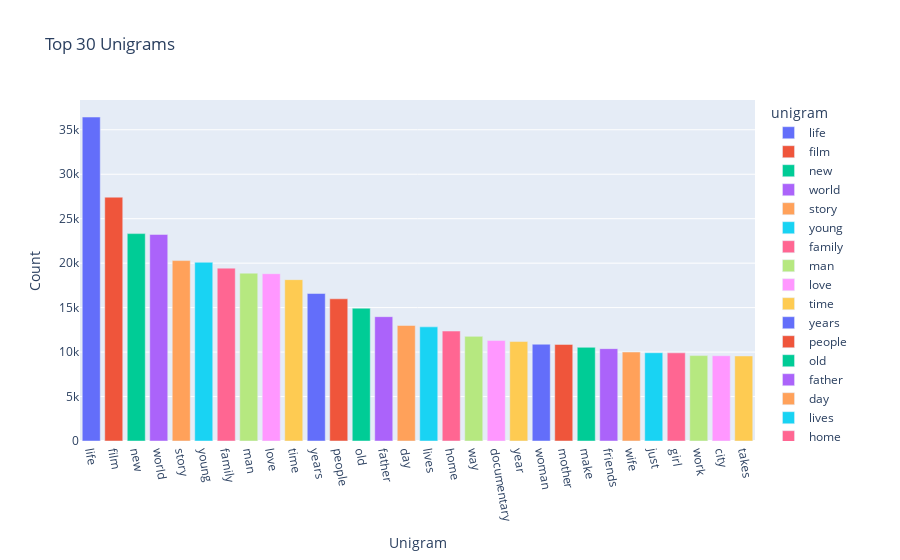

Notebook cell for this chart:
### Code cell
df1 = pd.DataFrame(top_30_unigrams, columns = ['unigram' , 'count'])
fig = px.bar(df1, x='unigram', y='count', title='Top 30 Unigrams', color='unigram')
fig.update_layout(xaxis_title='Unigram', yaxis_title='Count')
fig.update_xaxes(tickangle=80)

fig.show()

### Figure 1 — Plotly figure (JSON) as saved in the notebook; plotly's stock layout.template omitted (floating-point values rounded to 4 significant figures)
{"data": [{"alignmentgroup": "True", "hovertemplate": "unigram=%{x}<br>count=%{y}<extra></extra>", "legendgroup": "life", "marker": {"color": "#636efa", "pattern": {"shape": ""}}, "name": "life", "offsetgroup": "life", "orientation": "v", "showlegend": true, "textposition": "auto", "type": "bar", "x": ["life"], "xaxis": "x", "y": [36432], "yaxis": "y"}, {"alignmentgroup": "True", "hovertemplate": "unigram=%{x}<br>count=%{y}<extra></extra>", "legendgroup": "film", "marker": {"color": "#EF553B", "pattern": {"shape": ""}}, "name": "film", "offsetgroup": "film", "orientation": "v", "showlegend": true, "textposition": "auto", "type": "bar", "x": ["film"], "xaxis": "x", "y": [27420], "yaxis": "y"}, {"alignmentgroup": "True", "hovertemplate": "unigram=%{x}<br>count=%{y}<extra></extra>", "legendgroup": "new", "marker": {"color": "#00cc96", "pattern": {"shape": ""}}, "name": "new", "offsetgroup": "new", "orientation": "v", "showlegend": true, "textposition": "auto", "type": "bar", "x": ["new"], "xaxis": "x", "y": [23323], "yaxis": "y"}, {"alignmentgroup": "True", "hovertemplate": "unigram=%{x}<br>count=%{y}<extra></extra>", "legendgroup": "world", "marker": {"color": "#ab63fa", "pattern": {"shape": ""}}, "name": "world", "offsetgroup": "world", "orientation": "v", "showlegend": true, "textposition": "auto", "type": "bar", "x": ["world"], "xaxis": "x", "y": [23231], "yaxis": "y"}, {"alignmentgroup": "True", "hovertemplate": "unigram=%{x}<br>count=%{y}<extra></extra>", "legendgroup": "story", "marker": {"color": "#FFA15A", "pattern": {"shape": ""}}, "name": "story", "offsetgroup": "story", "orientation": "v", "showlegend": true, "textposition": "auto", "type": "bar", "x": ["story"], "xaxis": "x", "y": [20289], "yaxis": "y"}, {"alignmentgroup": "True", "hovertemplate": "unigram=%{x}<br>count=%{y}<extra></extra>", "legendgroup": "young", "marker": {"color": "#19d3f3", "pattern": {"shape": ""}}, "name": "young", "offsetgroup": "young", "orientation": "v", "showlegend": true, "textposition": "auto", "type": "bar", "x": ["young"], "xaxis": "x", "y": [20099], "yaxis": "y"}, {"alignmentgroup": "True", "hovertemplate": "unigram=%{x}<br>count=%{y}<extra></extra>", "legendgroup": "family", "marker": {"color": "#FF6692", "pattern": {"shape": ""}}, "name": "family", "offsetgroup": "family", "orientation": "v", "showlegend": true, "textposition": "auto", "type": "bar", "x": ["family"], "xaxis": "x", "y": [19441], "yaxis": "y"}, {"alignmentgroup": "True", "hovertemplate": "unigram=%{x}<br>count=%{y}<extra></extra>", "legendgroup": "man", "marker": {"color": "#B6E880", "pattern": {"shape": ""}}, "name": "man", "offsetgroup": "man", "orientation": "v", "showlegend": true, "textposition": "auto", "type": "bar", "x": ["man"], "xaxis": "x", "y": [18877], "yaxis": "y"}, {"alignmentgroup": "True", "hovertemplate": "unigram=%{x}<br>count=%{y}<extra></extra>", "legendgroup": "love", "marker": {"color": "#FF97FF", "pattern": {"shape": ""}}, "name": "love", "offsetgroup": "love", "orientation": "v", "showlegend": true, "textposition": "auto", "type": "bar", "x": ["love"], "xaxis": "x", "y": [18813], "yaxis": "y"}, {"alignmentgroup": "True", "hovertemplate": "unigram=%{x}<br>count=%{y}<extra></extra>", "legendgroup": "time", "marker": {"color": "#FECB52", "pattern": {"shape": ""}}, "name": "time", "offsetgroup": "time", "orientation": "v", "showlegend": true, "textposition": "auto", "type": "bar", "x": ["time"], "xaxis": "x", "y": [18146], "yaxis": "y"}, {"alignmentgroup": "True", "hovertemplate": "unigram=%{x}<br>count=%{y}<extra></extra>", "legendgroup": "years", "marker": {"color": "#636efa", "pattern": {"shape": ""}}, "name": "years", "offsetgroup": "years", "orientation": "v", "showlegend": true, "textposition": "auto", "type": "bar", "x": ["years"], "xaxis": "x", "y": [16585], "yaxis": "y"}, {"alignmentgroup": "True", "hovertemplate": "unigram=%{x}<br>count=%{y}<extra></extra>", "legendgroup": "people", "marker": {"color": "#EF553B", "pattern": {"shape": ""}}, "name": "people", "offsetgroup": "people", "orientation": "v", "showlegend": true, "textposition": "auto", "type": "bar", "x": ["people"], "xaxis": "x", "y": [15991], "yaxis": "y"}, {"alignmentgroup": "True", "hovertemplate": "unigram=%{x}<br>count=%{y}<extra></extra>", "legendgroup": "old", "marker": {"color": "#00cc96", "pattern": {"shape": ""}}, "name": "old", "offsetgroup": "old", "orientation": "v", "showlegend": true, "textposition": "auto", "type": "bar", "x": ["old"], "xaxis": "x", "y": [14933], "yaxis": "y"}, {"alignmentgroup": "True", "hovertemplate": "unigram=%{x}<br>count=%{y}<extra></extra>", "legendgroup": "father", "marker": {"color": "#ab63fa", "pattern": {"shape": ""}}, "name": "father", "offsetgroup": "father", "orientation": "v", "showlegend": true, "textposition": "auto", "type": "bar", "x": ["father"], "xaxis": "x", "y": [13981], "yaxis": "y"}, {"alignmentgroup": "True", "hovertemplate": "unigram=%{x}<br>count=%{y}<extra></extra>", "legendgroup": "day", "marker": {"color": "#FFA15A", "pattern": {"shape": ""}}, "name": "day", "offsetgroup": "day", "orientation": "v", "showlegend": true, "textposition": "auto", "type": "bar", "x": ["day"], "xaxis": "x", "y": [12993], "yaxis": "y"}, {"alignmentgroup": "True", "hovertemplate": "unigram=%{x}<br>count=%{y}<extra></extra>", "legendgroup": "lives", "marker": {"color": "#19d3f3", "pattern": {"shape": ""}}, "name": "lives", "offsetgroup": "lives", "orientation": "v", "showlegend": true, "textposition": "auto", "type": "bar", "x": ["lives"], "xaxis": "x", "y": [12837], "yaxis": "y"}, {"alignmentgroup": "True", "hovertemplate": "unigram=%{x}<br>count=%{y}<extra></extra>", "legendgroup": "home", "marker": {"color": "#FF6692", "pattern": {"shape": ""}}, "name": "home", "offsetgroup": "home", "orientation": "v", "showlegend": true, "textposition": "auto", "type": "bar", "x": ["home"], "xaxis": "x", "y": [12365], "yaxis": "y"}, {"alignmentgroup": "True", "hovertemplate": "unigram=%{x}<br>count=%{y}<extra></extra>", "legendgroup": "way", "marker": {"color": "#B6E880", "pattern": {"shape": ""}}, "name": "way", "offsetgroup": "way", "orientation": "v", "showlegend": true, "textposition": "auto", "type": "bar", "x": ["way"], "xaxis": "x", "y": [11767], "yaxis": "y"}, {"alignmentgroup": "True", "hovertemplate": "unigram=%{x}<br>count=%{y}<extra></extra>", "legendgroup": "documentary", "marker": {"color": "#FF97FF", "pattern": {"shape": ""}}, "name": "documentary", "offsetgroup": "documentary", "orientation": "v", "showlegend": true, "textposition": "auto", "type": "bar", "x": ["documentary"], "xaxis": "x", "y": [11294], "yaxis": "y"}, {"alignmentgroup": "True", "hovertemplate": "unigram=%{x}<br>count=%{y}<extra></extra>", "legendgroup": "year", "marker": {"color": "#FECB52", "pattern": {"shape": ""}}, "name": "year", "offsetgroup": "year", "orientation": "v", "showlegend": true, "textposition": "auto", "type": "bar", "x": ["year"], "xaxis": "x", "y": [11184], "yaxis": "y"}, {"alignmentgroup": "True", "hovertemplate": "unigram=%{x}<br>count=%{y}<extra></extra>", "legendgroup": "woman", "marker": {"color": "#636efa", "pattern": {"shape": ""}}, "name": "woman", "offsetgroup": "woman", "orientation": "v", "showlegend": true, "textposition": "auto", "type": "bar", "x": ["woman"], "xaxis": "x", "y": [10884], "yaxis": "y"}, {"alignmentgroup": "True", "hovertemplate": "unigram=%{x}<br>count=%{y}<extra></extra>", "legendgroup": "mother", "marker": {"color": "#EF553B", "pattern": {"shape": ""}}, "name": "mother", "offsetgroup": "mother", "orientation": "v", "showlegend": true, "textposition": "auto", "type": "bar", "x": ["mother"], "xaxis": "x", "y": [10863], "yaxis": "y"}, {"alignmentgroup": "True", "hovertemplate": "unigram=%{x}<br>count=%{y}<extra></extra>", "legendgroup": "make", "marker": {"color": "#00cc96", "pattern": {"shape": ""}}, "name": "make", "offsetgroup": "make", "orientation": "v", "showlegend": true, "textposition": "auto", "type": "bar", "x": ["make"], "xaxis": "x", "y": [10535], "yaxis": "y"}, {"alignmentgroup": "True", "hovertemplate": "unigram=%{x}<br>count=%{y}<extra></extra>", "legendgroup": "friends", "marker": {"color": "#ab63fa", "pattern": {"shape": ""}}, "name": "friends", "offsetgroup": "friends", "orientation": "v", "showlegend": true, "textposition": "auto", "type": "bar", "x": ["friends"], "xaxis": "x", "y": [10388], "yaxis": "y"}, {"alignmentgroup": "True", "hovertemplate": "unigram=%{x}<br>count=%{y}<extra></extra>", "legendgroup": "wife", "marker": {"color": "#FFA15A", "pattern": {"shape": ""}}, "name": "wife", "offsetgroup": "wife", "orientation": "v", "showlegend": true, "textposition": "auto", "type": "bar", "x": ["wife"], "xaxis": "x", "y": [10006], "yaxis": "y"}, {"alignmentgroup": "True", "hovertemplate": "unigram=%{x}<br>count=%{y}<extra></extra>", "legendgroup": "just", "marker": {"color": "#19d3f3", "pattern": {"shape": ""}}, "name": "just", "offsetgroup": "just", "orientation": "v", "showlegend": true, "textposition": "auto", "type": "bar", "x": ["just"], "xaxis": "x", "y": [9928], "yaxis": "y"}, {"alignmentgroup": "True", "hovertemplate": "unigram=%{x}<br>count=%{y}<extra></extra>", "legendgroup": "girl", "marker": {"color": "#FF6692", "pattern": {"shape": ""}}, "name": "girl", "offsetgroup": "girl", "orientation": "v", "showlegend": true, "textposition": "auto", "type": "bar", "x": ["girl"], "xaxis": "x", "y": [9916], "yaxis": "y"}, {"alignmentgroup": "True", "hovertemplate": "unigram=%{x}<br>count=%{y}<extra></extra>", "legendgroup": "work", "marker": {"color": "#B6E880", "pattern": {"shape": ""}}, "name": "work", "offsetgroup": "work", "orientation": "v", "showlegend": true, "textposition": "auto", "type": "bar", "x": ["work"], "xaxis": "x", "y": [9607], "yaxis": "y"}, {"alignmentgroup": "True", "hovertemplate": "unigram=%{x}<br>count=%{y}<extra></extra>", "legendgroup": "city", "marker": {"color": "#FF97FF", "pattern": {"shape": ""}}, "name": "city", "offsetgroup": "city", "orientation": "v", "showlegend": true, "textposition": "auto", "type": "bar", "x": ["city"], "xaxis": "x", "y": [9587], "yaxis": "y"}, {"alignmentgroup": "True", "hovertemplate": "unigram=%{x}<br>count=%{y}<extra></extra>", "legendgroup": "takes", "marker": {"color": "#FECB52", "pattern": {"shape": ""}}, "name": "takes", "offsetgroup": "takes", "orientation": "v", "showlegend": true, "textposition": "auto", "type": "bar", "x": ["takes"], "xaxis": "x", "y": [9564], "yaxis": "y"}], "layout": {"barmode": "relative", "legend": {"title": {"text": "unigram"}, "tracegroupgap": 0}, "title": {"text": "Top 30 Unigrams"}, "xaxis": {"anchor": "y", "categoryarray": ["life", "film", "new", "world", "story", "young", "family", "man", "love", "time", "years", "people", "old", "father", "day", "lives", "home", "way", "documentary", "year", "woman", "mother", "make", "friends", "wife", "just", "girl", "work", "city", "takes"], "categoryorder": "array", "domain": [0, 1], "tickangle": 80, "title": {"text": "Unigram"}}, "yaxis": {"anchor": "x", "domain": [0, 1], "title": {"text": "Count"}}}}
